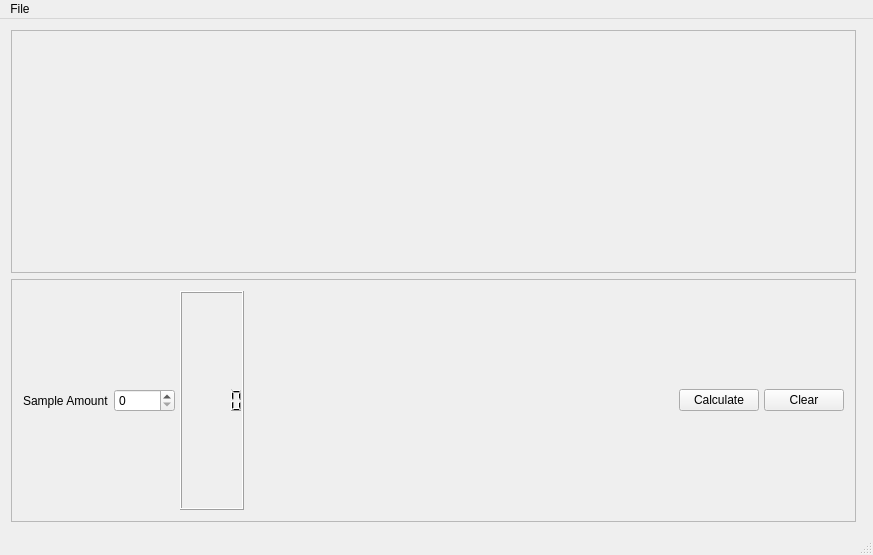
<?xml version="1.0" encoding="UTF-8"?>
<ui version="4.0">
 <class>MainWindowForm</class>
 <widget class="QMainWindow" name="MainWindowForm">
  <property name="geometry">
   <rect>
    <x>0</x>
    <y>0</y>
    <width>873</width>
    <height>555</height>
   </rect>
  </property>
  <property name="windowTitle">
   <string>Qt GUI</string>
  </property>
  <widget class="QWidget" name="centralWidget">
   <layout class="QGridLayout" name="gridLayout">
    <item row="0" column="1">
     <widget class="QWidget" name="chartFrame" native="true"/>
    </item>
    <item row="0" column="0">
     <widget class="QFrame" name="drawingFrame">
      <property name="frameShape">
       <enum>QFrame::StyledPanel</enum>
      </property>
      <property name="frameShadow">
       <enum>QFrame::Raised</enum>
      </property>
     </widget>
    </item>
    <item row="1" column="0">
     <widget class="QFrame" name="InputFrame">
      <property name="frameShape">
       <enum>QFrame::StyledPanel</enum>
      </property>
      <property name="frameShadow">
       <enum>QFrame::Raised</enum>
      </property>
      <layout class="QHBoxLayout" name="horizontalLayout_3">
       <property name="spacing">
        <number>5</number>
       </property>
       <item>
        <widget class="QLabel" name="label">
         <property name="text">
          <string>Sample Amount</string>
         </property>
        </widget>
       </item>
       <item>
        <widget class="QSpinBox" name="amountSamplesInputBox">
         <property name="maximum">
          <number>10000</number>
         </property>
        </widget>
       </item>
       <item>
        <widget class="QLCDNumber" name="lcdNumber"/>
       </item>
       <item>
        <spacer name="horizontalSpacer">
         <property name="orientation">
          <enum>Qt::Horizontal</enum>
         </property>
         <property name="sizeHint" stdset="0">
          <size>
           <width>40</width>
           <height>20</height>
          </size>
         </property>
        </spacer>
       </item>
       <item>
        <widget class="QPushButton" name="calculateButton">
         <property name="text">
          <string>Calculate</string>
         </property>
        </widget>
       </item>
       <item>
        <widget class="QPushButton" name="clearButton">
         <property name="text">
          <string>Clear</string>
         </property>
        </widget>
       </item>
      </layout>
     </widget>
    </item>
   </layout>
  </widget>
  <widget class="QMenuBar" name="menuBar">
   <property name="geometry">
    <rect>
     <x>0</x>
     <y>0</y>
     <width>873</width>
     <height>17</height>
    </rect>
   </property>
   <widget class="QMenu" name="menuFile">
    <property name="title">
     <string>File</string>
    </property>
    <addaction name="actionOpen_3"/>
    <addaction name="separator"/>
    <addaction name="actionExit"/>
   </widget>
   <addaction name="menuFile"/>
  </widget>
  <widget class="QStatusBar" name="statusBar"/>
  <action name="actionOpen">
   <property name="text">
    <string>Open</string>
   </property>
  </action>
  <action name="actionAbout">
   <property name="text">
    <string>About</string>
   </property>
  </action>
  <action name="actionSave">
   <property name="text">
    <string>Save</string>
   </property>
  </action>
  <action name="actionSave_As">
   <property name="text">
    <string>Save As</string>
   </property>
  </action>
  <action name="actionExit">
   <property name="text">
    <string>Exit</string>
   </property>
  </action>
  <action name="actionOpen_2">
   <property name="text">
    <string>Open</string>
   </property>
  </action>
  <action name="actionSave_2">
   <property name="text">
    <string>Save</string>
   </property>
  </action>
  <action name="actionSave_As_2">
   <property name="text">
    <string>Save As</string>
   </property>
  </action>
  <action name="actionOpen_3">
   <property name="checkable">
    <bool>false</bool>
   </property>
   <property name="text">
    <string>Open</string>
   </property>
  </action>
 </widget>
 <layoutdefault spacing="6" margin="11"/>
 <resources/>
 <connections/>
</ui>
